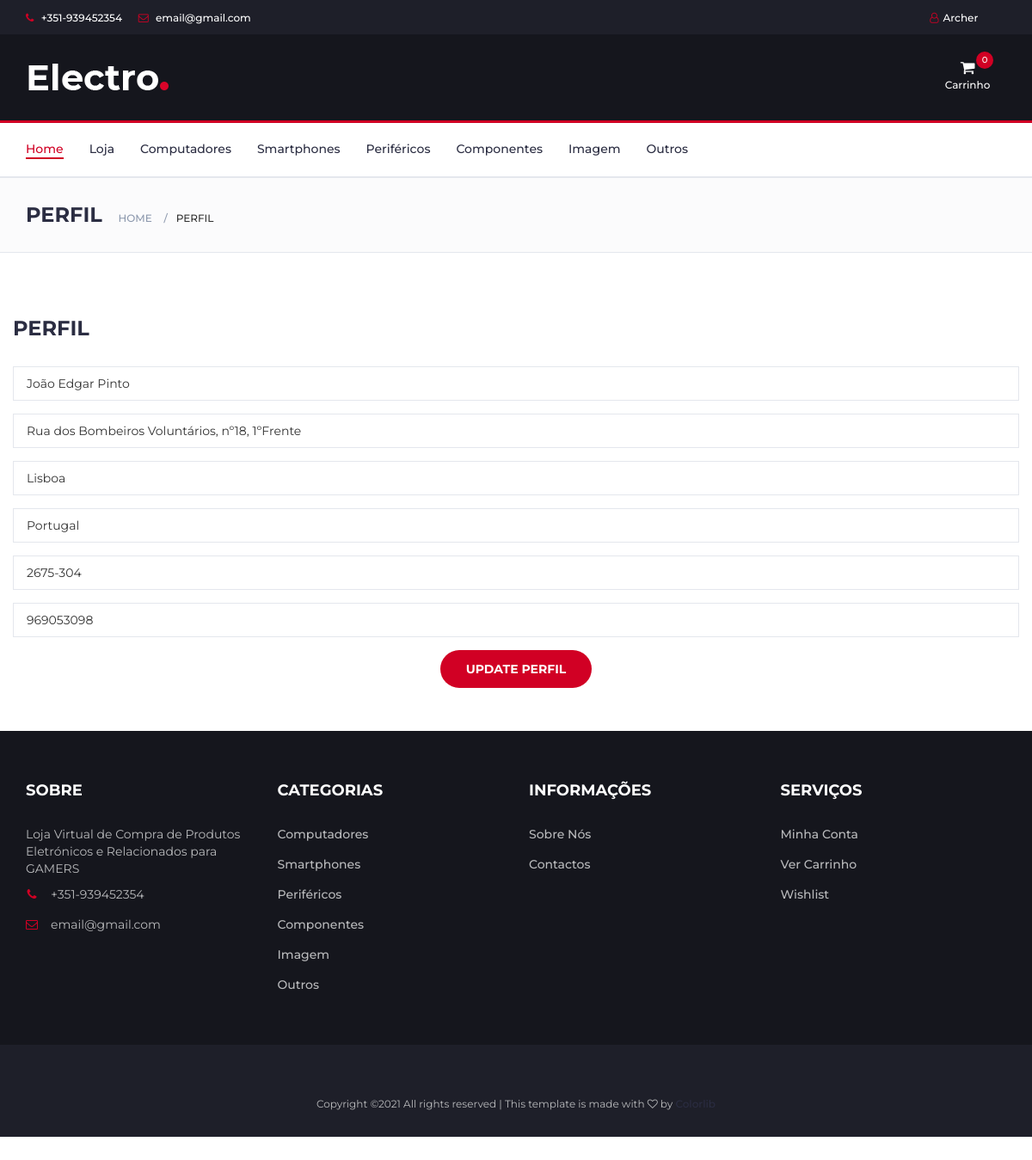
The app's page /FrontOffice/perfil.php (signed in) with its own data.
### tables this page shows
CREATE TABLE IF NOT EXISTS `users` (
  `id` int(11) NOT NULL AUTO_INCREMENT,
  `username` varchar(20) NOT NULL,
  `email` varchar(255) NOT NULL,
  `password` varchar(100) NOT NULL,
  `fullname` varchar(255) DEFAULT NULL,
  `phone` varchar(10) DEFAULT NULL,
  `morada` varchar(255) DEFAULT NULL,
  `pais` varchar(255) DEFAULT NULL,
  `cidade` varchar(255) DEFAULT NULL,
  `codigopostal` varchar(255) DEFAULT NULL,
  PRIMARY KEY (`id`)
);

### FrontOffice/perfil.php (the view, shortened to what this page needs)
<?php
$conn = mysqli_connect("localhost", "root", "mysql", "lojagg");
$username = $_SESSION["user"];
$sql = "SELECT id, username, email, fullname, phone, morada, pais, cidade, codigopostal FROM users WHERE username='$username'";
$result = mysqli_query($conn, $sql);
$user = mysqli_fetch_assoc($result);
$nome = $user["fullname"];
$telemovel = $user["phone"];
$morada = $user["morada"];
$pais = $user["pais"];
$cidade = $user["cidade"];
$codigopostal = $user["codigopostal"];
?>
<!DOCTYPE html>
<html lang="en">
<head>
    <link type="text/css" rel="stylesheet" href="css/bootstrap.min.css" />
    <link type="text/css" rel="stylesheet" href="css/slick.css" />
    <link type="text/css" rel="stylesheet" href="css/slick-theme.css" />
    <link type="text/css" rel="stylesheet" href="css/nouislider.min.css" />
    <link rel="stylesheet" href="css/font-awesome.min.css">
    <link type="text/css" rel="stylesheet" href="css/style.css" />
</head>
<body>
    <header>
        <div id="top-header">
            <div class="container">
                <ul class="header-links pull-left">
                    <li><a href="#"><i class="fa fa-phone"></i> +351-939452354</a></li>
                    <li><a href="#"><i class="fa fa-envelope-o"></i> email@gmail.com</a></li>
                </ul>
                <ul class="header-links pull-right">
                    <li><a href="login.php"><i class="fa fa-user-o"></i><?php if (isset($_SESSION["user"])) {
                                                                            echo $_SESSION["user"];
                                                                        } else {
                                                                            echo 'Log In';
                                                                        }  ?></a></li>
                    <?php if (isset($_SESSION["user"])) { ?>
                        <li><a href="logout.php"><i class="fas fa-sign-out"></i></a></li>
                    <?php } else {
                    } ?>
                </ul>
            </div>
        </div>
        <div id="header">
            <div class="container">
                <div class="row">
                    <div class="col-md-3">
                        <div class="header-logo">
                            <a href="index.php" class="logo">
                                <img src="./img/logo.png" alt="">
                            </a>
                        </div>
                    </div>
                    <div class="col-md-9">
                        <div class="header-ctn">
                            <div>
                                <a href="cart.php">
                                    <i class="fa fa-shopping-cart"></i>
                                    <span>Carrinho</span>
                                    <div class="qty"><?php if (isset($_SESSION["shopping_cart"])) {
                                                            echo count($_SESSION["shopping_cart"]);
                                                        } else {
                                                            echo '0';
                                                        } ?></div>
                                </a>
                            </div>
                        </div>
                    </div>
                </div>
            </div>
        </div>
    </header>
    <nav id="navigation">
        <div class="container">
            <div id="responsive-nav">
                <ul class="main-nav nav navbar-nav">
                    <li class="active"><a href="index.php">Home</a></li>
                    <li><a href="store.php">Loja</a></li>
                    <li><a href="store.php?ctg=1">Computadores</a></li>
                    <li><a href="store.php?ctg=2">Smartphones</a></li>
                    <li><a href="store.php?ctg=3">Periféricos</a></li>
                    <li><a href="store.php?ctg=4">Componentes</a></li>
                    <li><a href="store.php?ctg=5">Imagem</a></li>
                    <li><a href="store.php?ctg=6">Outros</a></li>
                </ul>
            </div>
        </div>
    </nav>
    <div id="breadcrumb" class="section">
        <div class="container">
            <div class="row">
                <div class="col-md-12">
                    <h3 class="breadcrumb-header">Perfil</h3>
                    <ul class="breadcrumb-tree">
                        <li><a href="index.php">Home</a></li>
                        <li class="active">Perfil</li>
                    </ul>
                </div>
            </div>
        </div>
    </div>
    <div class="section">
        <div class="container">
            <div class="row">
                <form method="POST" action="perfil.php">
                    <div class="billing-details">
                        <div class="section-title">
                            <h3 class="title">Perfil</h3>
                        </div>
                        <div class="form-group">
                            <input class="input" type="text" name="nome" placeholder="Nome Completo" value="<?php echo $nome ?>">
                        </div>
                        <div class="form-group">
                            <input class="input" type="text" name="morada" placeholder="Morada" value="<?php echo $morada ?>">
                        </div>
                        <div class="form-group">
                            <input class="input" type="text" name="cidade" placeholder="Cidade" value="<?php echo $cidade ?>">
                        </div>
                        <div class="form-group">
                            <input class="input" type="text" name="pais" placeholder="País" value="<?php echo $pais ?>">
                        </div>
                        <div class="form-group">
                            <input class="input" type="text" name="codigopostal" placeholder="Codigo Postal" value="<?php echo $codigopostal ?>">
                        </div>
                        <div class="form-group">
                            <input class="input" type="tel" name="telemovel" placeholder="Telemovel" value="<?php echo $telemovel ?>">
                        </div>
                        <center>
                            <input name="update" type="submit" class="primary-btn order-submit" value="Update Perfil">
                            <br><br>
                        </center>
                    </div>
                </form>
            </div>
        </div>
        <footer id="footer">
            <div class="section">
                <div class="container">
                    <div class="row">
                        <div class="col-md-3 col-xs-6">
                            <div class="footer">
                                <h3 class="footer-title">Sobre</h3>
                                <p>Loja Virtual de Compra de Produtos Eletrónicos e Relacionados para GAMERS</p>
                                <ul class="footer-links">
                                    <li><i class="fa fa-phone"></i>+351-939452354</a></li>
                                    <li><i class="fa fa-envelope-o"></i>email@gmail.com</a></li>
                                </ul>
                            </div>
                        </div>
                        <div class="col-md-3 col-xs-6">
                            <div class="footer">
                                <h3 class="footer-title">Categorias</h3>
                                <ul class="footer-links">
                                    <li><a href="store.php?ctg=1">Computadores</a></li>
                                    <li><a href="store.php?ctg=2">Smartphones</a></li>
                                    <li><a href="store.php?ctg=3">Periféricos</a></li>
                                    <li><a href="store.php?ctg=4">Componentes</a></li>
                                    <li><a href="store.php?ctg=5">Imagem</a></li>
                                    <li><a href="store.php?ctg=6">Outros</a></li>
                                </ul>
                            </div>
                        </div>
                        <div class="col-md-3 col-xs-6">
                            <div class="footer">
                                <h3 class="footer-title">Informações</h3>
                                <ul class="footer-links">
                                    <li><a href="sobre.html">Sobre Nós</a></li>
                                    <li><a href="conctatos.html">Contactos</a></li>
                                </ul>
                            </div>
                        </div>
                        <div class="col-md-3 col-xs-6">
                            <div class="footer">
                                <h3 class="footer-title">Serviços</h3>
                                <ul class="footer-links">
                                    <li><a href="perfil.html">Minha Conta</a></li>
                                    <li><a href="carrinho.html">Ver Carrinho</a></li>
                                    <li><a href="wishlist.html">Wishlist</a></li>
                                </ul>
                            </div>
                        </div>
                    </div>
                </div>
            </div>
            <div id="bottom-footer" class="section">
                <div class="container">
                    <div class="row">
                        <div class="col-md-12 text-center">
                            <span class="copyright">
                                Copyright &copy; All rights reserved | This template is made with <i class="fa fa-heart-o" aria-hidden="true"></i> by <a href="https://colorlib.com" target="_blank">Colorlib</a>
                            </span>
                        </div>
                    </div>
                </div>
            </div>
        </footer>
</body>
</html>

### FrontOffice/css/style.css (style rules this page uses)
body { font-family: 'Montserrat', sans-serif; font-weight: 400; color: #333; }
h1, h2, h3, h4, h5, h6 { color: #2B2D42; font-weight: 700; margin: 0 0 10px; }
a { color: #2B2D42; font-weight: 500; -webkit-transition: 0.2s color; transition: 0.2s color; }
ul, ol { margin: 0; padding: 0; list-style: none }
.primary-btn { display: inline-block; padding: 12px 30px; background-color: #D10024; border: none; border-radius: 40px; color: #FFF; text-transform: uppercase; font-weight: 700; text-align: center; -webkit-transition: 0.2s all; transition: 0.2s all; }
.input { height: 40px; padding: 0px 15px; border: 1px solid #E4E7ED; background-color: #FFF; width: 100%; }
.section { padding-top: 30px; padding-bottom: 30px; }
.section-title { position: relative; margin-bottom: 30px; margin-top: 15px; }
.section-title .title { display: inline-block; text-transform: uppercase; margin: 0px; }
#breadcrumb { padding: 30px 0px; background: #FBFBFC; border-bottom: 1px solid #E4E7ED; margin-bottom: 30px; }
#breadcrumb .breadcrumb-header { display: inline-block; margin-top: 0px; margin-bottom: 0px; margin-right: 15px; text-transform: uppercase; }
#breadcrumb .breadcrumb-tree { display: inline-block; }
#breadcrumb .breadcrumb-tree li { display: inline-block; font-size: 12px; font-weight: 500; text-transform: uppercase; }
#breadcrumb .breadcrumb-tree li+li { margin-left: 10px; }
#breadcrumb .breadcrumb-tree li+li:before { content: '/'; display: inline-block; color: #8D99AE; margin-right: 10px; }
#breadcrumb .breadcrumb-tree li a { color: #8D99AE; }
#top-header { padding-top: 10px; padding-bottom: 10px; background-color: #1E1F29; }
.header-links li { display: inline-block; margin-right: 15px; font-size: 12px; }
.header-links li:last-child { margin-right: 0px; }
.header-links li a { color: #FFF; }
.header-links li i { color: #D10024; margin-right: 5px; }
#header { padding-top: 15px; padding-bottom: 15px; background-color: #15161D; }
.header-logo { float: left; }
.header-logo .logo img { display: block; }
.header-ctn { float: right; padding: 15px 0px; }
.header-ctn>div { display: inline-block; }
.header-ctn>div>a { display: block; position: relative; width: 90px; text-align: center; color: #FFF; }
.header-ctn>div>a>i { display: block; font-size: 18px; }
.header-ctn>div>a>span { font-size: 12px; }
.header-ctn>div>a>.qty { position: absolute; right: 15px; top: -10px; width: 20px; height: 20px; line-height: 20px; text-align: center; border-radius: 50%; font-size: 10px; color: #FFF; background-color: #D10024; }
#navigation { background: #FFF; border-bottom: 2px solid #E4E7ED; border-top: 3px solid #D10024; }
.main-nav>li+li { margin-left: 30px }
.main-nav>li>a { padding: 20px 0px; }
.main-nav>li>a:hover, .main-nav>li>a:focus, .main-nav>li.active>a { color: #D10024; background-color: transparent; }
.main-nav>li>a:after { content: ""; display: block; width: 0%; height: 2px; background-color: #D10024; -webkit-transition: 0.2s all; transition: 0.2s all; }
.main-nav>li>a:hover:after, .main-nav>li>a:focus:after, .main-nav>li.active>a:after { width: 100%; }
.billing-details { margin-bottom: 30px; }
#footer { background: #15161D; color: #B9BABC; }
#bottom-footer { background: #1E1F29; }
.footer { margin: 30px 0px; }
.footer .footer-title { color: #FFF; text-transform: uppercase; font-size: 18px; margin: 0px 0px 30px; }
.footer-links li+li { margin-top: 15px; }
.footer-links li a { color: #B9BABC; }
.footer-links li i { margin-right: 15px; color: #D10024; width: 14px; text-align: center; }
.copyright { margin-top: 30px; display: block; font-size: 12px; }

### records on screen
users: nome "João Edgar Pinto", morada "Rua dos Bombeiros Voluntários, nº18, 1ºFrente", cidade "Lisboa", pais "Portugal", codigopostal "2675-304", telemovel "969053098"

### other values on screen
$_SESSION["user"] "Archer"
